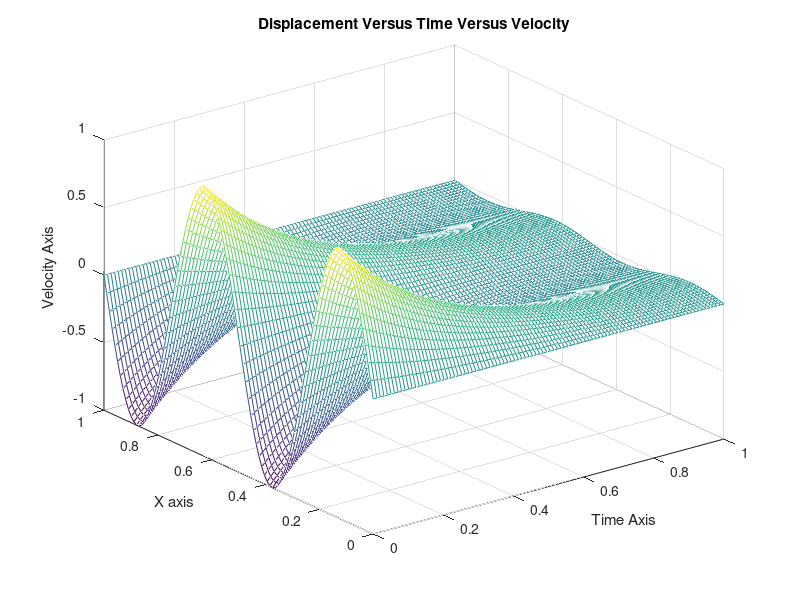

Recreate this plot in MATLAB.
clc,clear
i=1;
x=linspace(0,1,100);
t=linspace(0,1,length(x));

u=zeros(length(x),length(x));

while i<=length(x)
    u(i,:)=sin(4*pi()*x(1,i)).*exp(-pi()*t);
    i=i+1;
end

mesh(x,t,u)
title("Displacement Versus Time Versus Velocity")
ylabel("X axis")
xlabel("Time Axis")
zlabel("Velocity Axis")